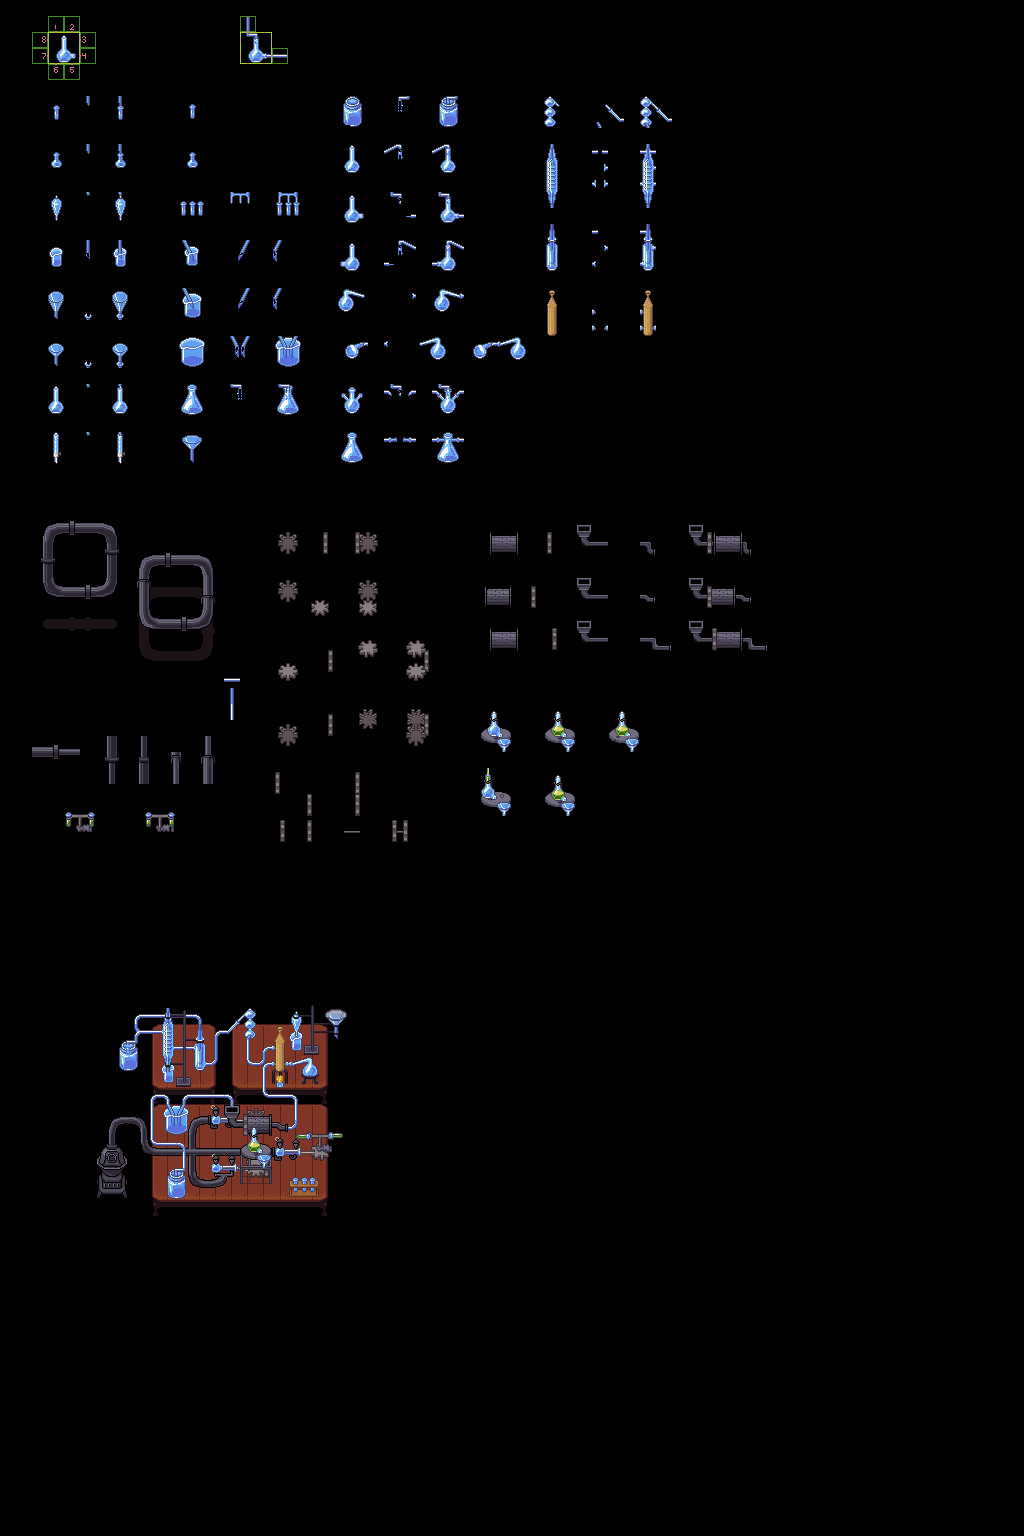

A 2D game scene composited from a Tiled map and its tileset images. What follows is a short description and the map's XML, with each tile layer's data collapsed to a summary:
An orthogonal 64x96 tile map with 16x16 px tiles, 6 tile layers (Table, Shadow, Glassware, Adapters, ...), 4 tilesets and 12 objects.

<map version="1.4" tiledversion="1.4.1" orientation="orthogonal" renderorder="right-down" width="64" height="96" tilewidth="16" tileheight="16" infinite="0" nextlayerid="8" nextobjectid="13">
 <tileset firstgid="1" name="dark-wood" tilewidth="16" tileheight="16" tilecount="2048" columns="32">
  <image source="dark-wood.png" width="512" height="1024" />
 </tileset>
 <tileset firstgid="2049" source="alchemy.tsx" />
 <tileset firstgid="6145" source="alchemy-32.tsx" />
 <tileset firstgid="7169" name="guide" tilewidth="16" tileheight="16" tilecount="64" columns="8">
  <image source="guide.png" trans="ff00ff" width="128" height="128" />
 </tileset>
 <layer id="2" name="Table" width="64" height="96">
  <data>[6144 cells, 187 non-empty, 66 distinct tile ids]</data>
 </layer>
 <layer id="5" name="Shadow" width="64" height="96">
  <data>[6144 cells, 155 non-empty, 78 distinct tile ids]</data>
 </layer>
 <layer id="1" name="Glassware" width="64" height="96">
  <data>[6144 cells, 319 non-empty, 166 distinct tile ids]</data>
 </layer>
 <layer id="3" name="Adapters" width="64" height="96">
  <data>[6144 cells, 212 non-empty, 97 distinct tile ids]</data>
 </layer>
 <layer id="4" name="Stands" width="64" height="96">
  <data>[6144 cells, 37 non-empty, 31 distinct tile ids]</data>
 </layer>
 <layer id="6" name="Over" width="64" height="96">
  <data>[6144 cells, 140 non-empty, 28 distinct tile ids]</data>
 </layer>
 <objectgroup id="7" name="Labels">
  <object id="1" x="72.7266" y="598.078" width="13.5469" height="18.8438">
   <text wrap="1">X</text>
  </object>
  <object id="2" x="26.2266" y="546.078" width="12.0469" height="18.8438">
   <text wrap="1">Y</text>
  </object>
  <object id="3" x="221.227" y="581.078" width="11.5469" height="18.8438">
   <text wrap="1">Z</text>
  </object>
  <object id="4" x="34.3288" y="837.349" width="177.979" height="53.7738">
   <text pixelsize="8" wrap="1">Mix and match centrifuge animations.
Separate animations for acceleration, spinning, and deceleration
Animations for turning and emptying full, pellet-only, or empty tubes.</text>
  </object>
  <object id="5" x="31.479" y="662.47" width="181.29" height="75.4962">
   <text fontfamily="Lucida Grande" pixelsize="8" wrap="1">Steam pipes segments are 32x32px, so they can run alongside glass pipes for liquids. 3 pipe directions: X (horizontal), Y (vertical), and Z (into screen). Use couplings and/or shadows to disambiguate Y from Z. Same for the glass pipes. There are 2 diameters of steam pipes; use couplings to connect them. </text>
  </object>
  <object id="6" x="479.814" y="825.062" width="172.376" height="18.8438">
   <text pixelsize="8" wrap="1">Mix empty, slow, fast (separate animation), fill, empty</text>
  </object>
  <object id="7" x="297.683" y="16" width="106.393" height="51.1312">
   <text pixelsize="8" wrap="1">Overlay adapters on a piece of glassware to connect it with tubing. Often multiple connections are possible.</text>
  </object>
  <object id="8" x="102.275" y="14.4428" width="126.748" height="63.7655">
   <text pixelsize="8" wrap="1">Items are placed on a 16x16px grid. Glass pipes attach to the top, bottom, left, or right of each 16x16px tile. There are 8 possible attachment points for a given 32x32px object.</text>
  </object>
  <object id="9" x="244.968" y="674.958" width="8.19052" height="10.1492">
   <text fontfamily="Lucida Grande" pixelsize="8" wrap="1">X</text>
  </object>
  <object id="10" x="243.7" y="691.733" width="8.19052" height="10.1492">
   <text fontfamily="Lucida Grande" pixelsize="8" wrap="1">Y</text>
  </object>
  <object id="11" x="244.321" y="706.017" width="8.19052" height="10.1492">
   <text fontfamily="Lucida Grande" pixelsize="8" wrap="1">Z</text>
  </object>
  <object id="12" x="103.239" y="966.05" width="48.6673" height="18.8438">
   <text wrap="1">Demo</text>
  </object>
 </objectgroup>
</map>
